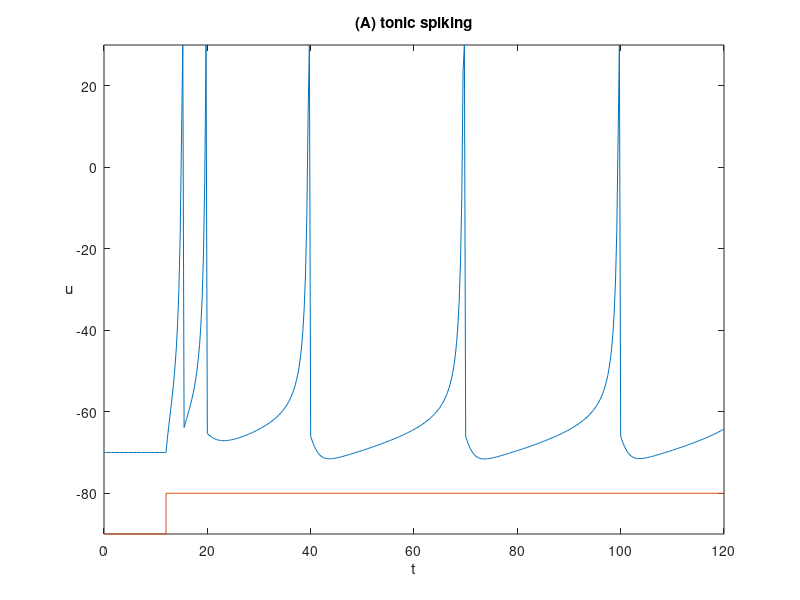
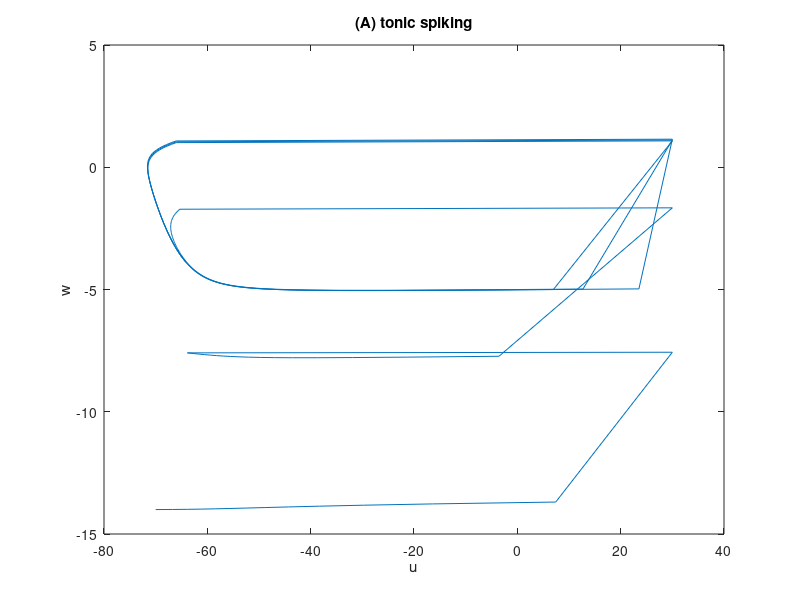

Source code (MATLAB) for these figures, in order:
a=0.02; b=0.2;  c=-65;  d=6;

u = [];
w = [];
u(1) = -70; % quiescent state
w(1) = b*u(1);

uFiltered = [];  % memorizzo le u
wFiltered = []; % memorizzo le w

tau = 0.25;  % discretizzazione tempo
tspan = 0:tau:120;  % durata esperimento
T1 = tspan(end)/10;  % dopo quanto forniamo corrente 

i=1;

for t=tspan
    
    if (t>T1) 
        I=13;
    else
        I=0;
    end
  
    u(i+1) = u(i) + tau*(0.04*u(i)^2 + 5*u(i) + 140 - w(i) + I);
    
    if u(i+1)>30
        uFiltered(end+1) = 30;
    else
        uFiltered(end+1) = u(i+1);
    end
    
    w(i+1) = w(i) + tau*a*(b*u(i+1) - w(i));
    
    if u(i+1)>30
        u(i+1) = c;
        w(i+1) = w(i+1) + d;
    end
    
    wFiltered(end+1) = w(i+1);
    
    i = i+1;
end


%%
plot(tspan,uFiltered,[0 T1 T1 max(tspan)],-90+[0 0 10 10]);
axis([0 max(tspan) -90 30]);
xlabel('t');
ylabel('u');
hYLabel = get(gca,'YLabel');
set(hYLabel,'rotation',0,'VerticalAlignment','middle')
title('(A) tonic spiking');
savefig('./images/A_membrane.fig');

%%
plot(uFiltered, wFiltered);
xlabel('u');
ylabel('w');
title('(A) tonic spiking');
savefig('./images/A_phase.fig');
